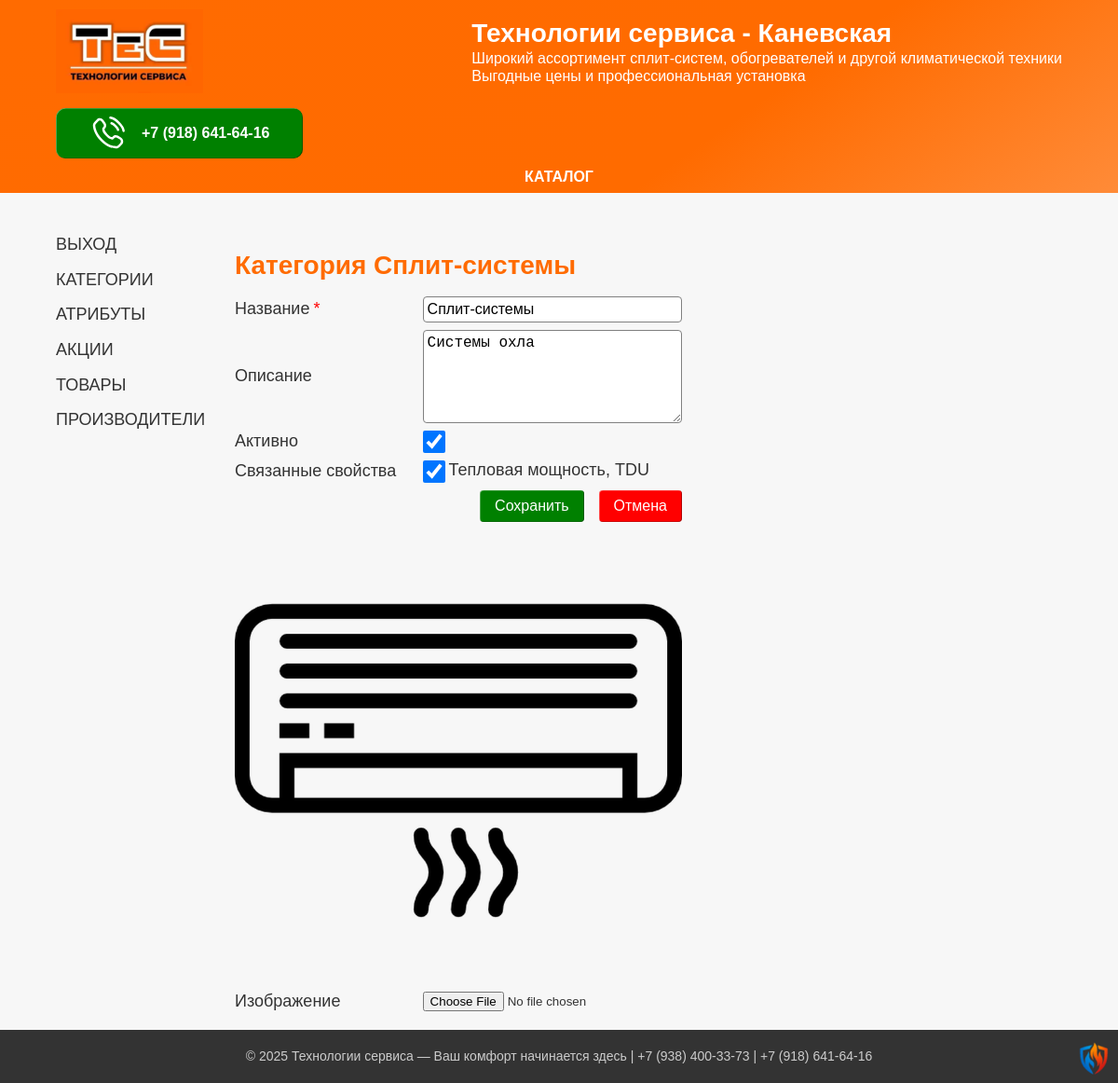
/admin/categories/Сплит-системы (signed in), run on an earlier commit of the app's database.
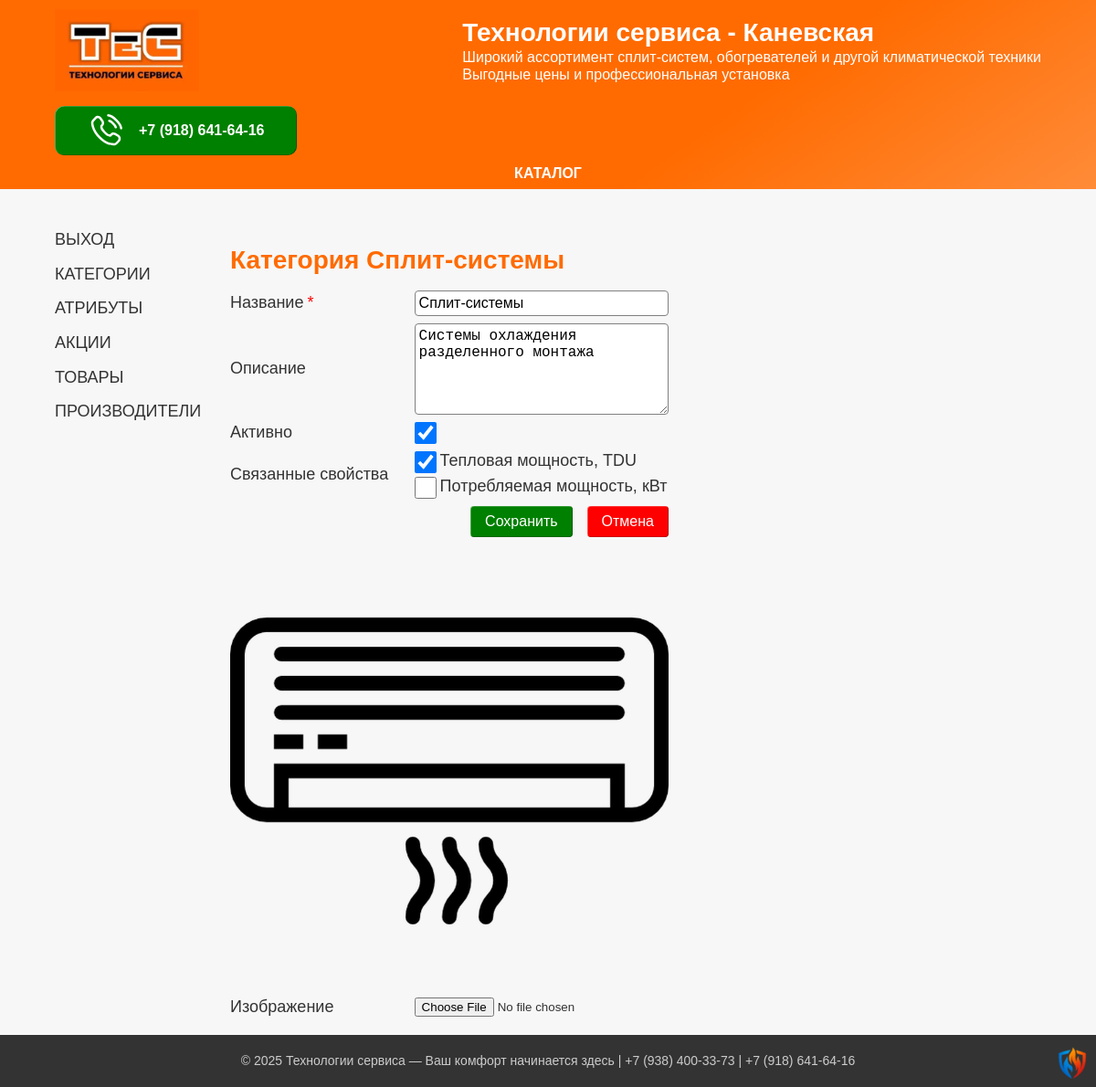
And on a later commit of the database.
### app/models.py (models this page shows, shortened)
class Category(db.Model):
    __tablename__ = 'categories'
    id = db.Column(db.Integer, primary_key=True)
    name = db.Column(db.String(64), nullable=False, unique=True)
    description = db.Column(db.Text, nullable=True)
    active = db.Column(db.Boolean, default=True)
    fields = db.relationship('CustomFields', secondary=custom_field_category, backref=db.backref('category', lazy='dynamic'))
    image_path = db.Column(db.String(255), nullable=True)
    products = db.relationship('Product', backref='category', lazy=True)

class CustomFields(db.Model):
    __tablename__ = 'customfields'
    id = db.Column(db.Integer, primary_key=True)
    name = db.Column(db.Text, nullable=True)
    active = db.Column(db.Boolean, default=True)

### app/blueprints/admin/routes.py (the view, shortened to what this page needs)
@admin_bp.route('/categories/<string:name>', methods=["GET", "POST"])
@login_required
def category(name):
    cat = Category.query.filter_by(name=name).first()
    available_fields = CustomFields.query.filter_by(active=True).all()
    selected_fields = cat.fields
    if not cat:
        return redirect(url_for('admin.categories'))
    form = CategoryForm(obj=cat)
    return render_template('./admin/category.html',
                           title=f"Категория {name}",
                           form=form,
                           available_fields=available_fields,
                           selected_fields=selected_fields)

### app/blueprints/admin/forms.py
class CategoryForm(FlaskForm, FormButtons):
    id = IntegerField()
    name = StringField('Название', validators=[DataRequired(DATA_REQUIRED_MESSAGE), Length(min=3, max=64)])
    description = TextAreaField('Описание', validators=[
        Optional(),
        Length(max=500, message='Максимум 500 символов')
    ])
    active = BooleanField('Активно', default=True)
    image_path = StringField('Изображение', validators=[
        Optional(),
        Length(max=200, message='Максимум 200 символов')
    ])
    image = FileField('Изображение', validators=[
        FileAllowed(['jpg', 'png', 'jpeg'], "Только изображения jpg, png, jpeg!")
    ])

### app/templates/admin/category.html (shortened to what this page needs)
{% extends "./admin/private.html" %}
{% block article %}
<h2>{{title}}</h2>
      <form id="form-category" class="form-input" action="" method="post" enctype="multipart/form-data">
            <div class="form-fields-block">
                <div class="form-field">
                    <div class="form-field--label">
                        {{ form.name.label(class="field-label") }}
                        <span style="color: red;">*</span>
                    </div>
                    <div class="form-field--input">{{ form.name(class="field-input") }}</div>
                </div>
                <div class="form-field">
                    <div class="form-field--label">{{ form.description.label(class="field-label") }}</div>
                    <div class="form-field--input">{{ form.description(class="field-input", rows=5) }}</div>
                </div>
                <div class="form-field">
                    <div class="form-field--label">
                        {{ form.active.label(class="field-label") }}
                    </div>
                    <div class="form-field--input">{{ form.active(class="checkbox-input") }}</div>
                </div>
                <div class="form-field">
                    {% if available_fields %}
                    <div class="form-field--label">Связанные свойства</div>
                    <div class="form-field--input">
                        {% for field in available_fields %}
                        <label class="form-field--input">
                            <input class="form-field--input checkbox-input"
                                type="checkbox"
                                name="custom_field"
                                value="{{field.name}}"
                                {% if field in selected_fields %} checked {% endif %}>
                            {{ field.name }}
                        </label>
                    {% endfor %}
                    </div>
                    {% endif %}
                </div>
                <div class="form-submits">
                  {{ form.submit_save(class="form-submit submit-green") }}
                  {{ form.submit_cancel(class="form-submit submit-red") }}
                </div>
            </div>
            <div class="form-image-block">
                {% if form.image_path.data %}
                <img src="{{ url_for('uploaded_file', filename='images/' + form.image_path.data) }}"
                     alt="{{form.image_path.data}}"
                     srcset="{{ url_for('uploaded_file', filename='images/' + form.image_path.data) }}">
                {% endif %}
                <div class="form-field">
                    {{ form.image_path.label }}
                    {{ form.image(class="form-control") }}
                </div>
            </div>
      </form>
{% endblock %}

What changed in the data, as far as the page shows it:
changed Category "Сплит-системы": description "Системы охла" → "Системы охлаждения разделенного монтажа"
added CustomFields: name "Потребляемая мощность, кВт"
